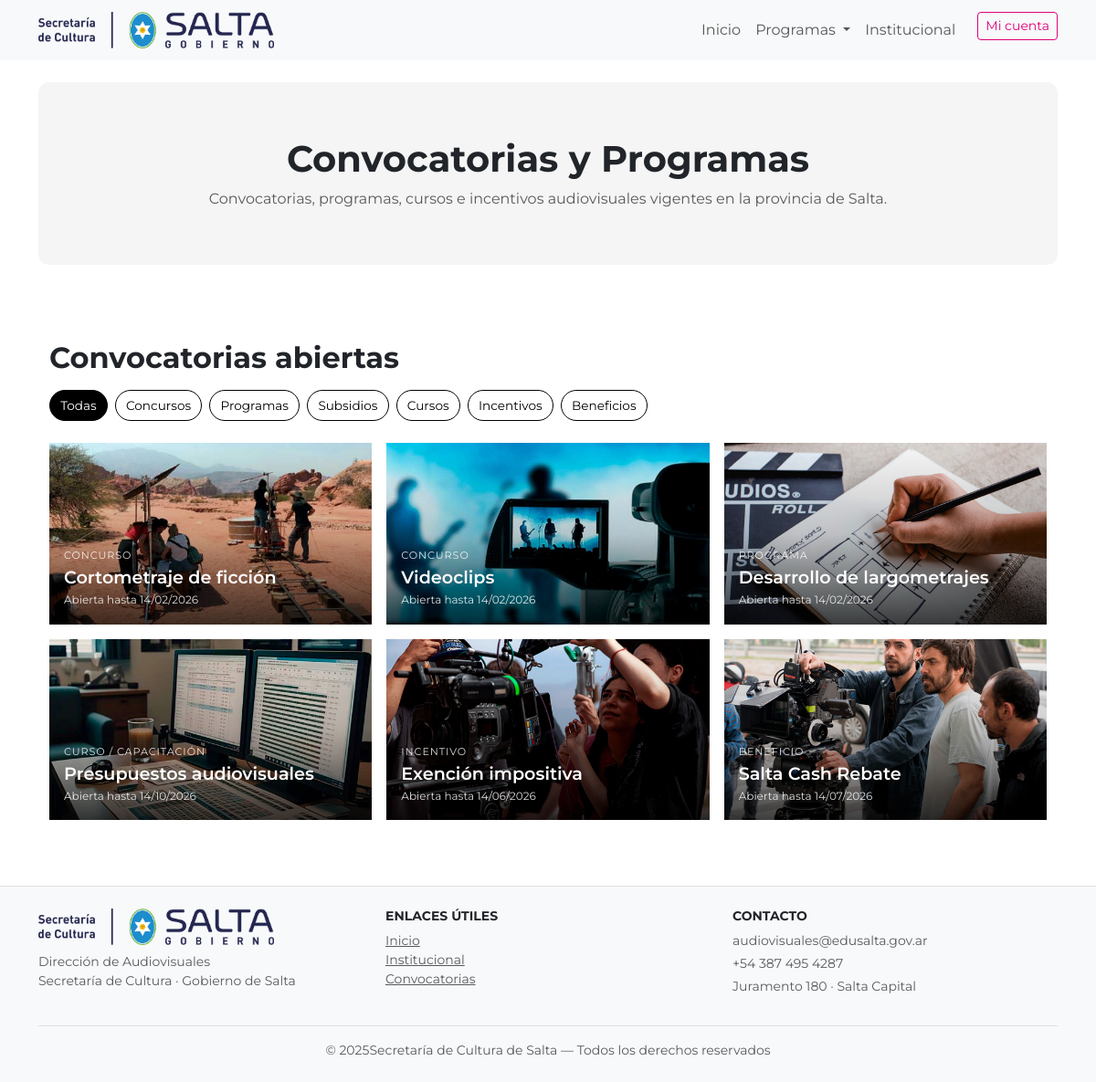
The app's page /convocatorias/ with its own data.
### convocatorias/models.py (models this page shows, shortened)
class Convocatoria(models.Model):
    titulo = models.CharField(max_length=200)
    slug = models.SlugField(unique=True, blank=True)
    descripcion_corta = models.TextField(blank=True)
    descripcion_larga = models.TextField(blank=True)
    url_curso = models.URLField(
        "URL del curso asincrónico",
        blank=True,
        null=True,
        help_text="Solo completar si el curso es asincrónico."
    )
    categoria = models.CharField(max_length=20, choices=CATEGORIAS)
    tematica_genero = models.CharField(max_length=200, blank=True)
    linea = models.CharField(max_length=20, choices=LINEAS)
    requisitos = models.TextField(blank=True)
    beneficios = models.TextField(blank=True)
    bases_pdf = models.FileField(
        upload_to="convocatorias/bases/",
        blank=True,
        null=True
    )
    imagen = models.ImageField(
        upload_to="convocatorias/img/",
        blank=True,
        null=True
    )
    fecha_inicio = models.DateField()
    fecha_fin = models.DateField()
    bloque_personas = models.CharField(
        max_length=20,
        choices=BLOQUE_PERSONAS_TITULO,
        default="JURADO"
    )
    jurado1_nombre = models.CharField(max_length=200, blank=True)
    jurado1_foto = models.ImageField(upload_to="convocatorias/jurados/", blank=True, null=True)
    jurado1_bio = models.TextField(blank=True)
    jurado2_nombre = models.CharField(max_length=200, blank=True)
    jurado2_foto = models.ImageField(upload_to="convocatorias/jurados/", blank=True, null=True)
    jurado2_bio = models.TextField(blank=True)
    jurado3_nombre = models.CharField(max_length=200, blank=True)
    jurado3_foto = models.ImageField(upload_to="convocatorias/jurados/", blank=True, null=True)
    jurado3_bio = models.TextField(blank=True)
    orden = models.PositiveIntegerField(default=0)
    url_destino = models.CharField(max_length=300, blank=True)
    class Meta:
        ordering = ["orden", "-fecha_inicio"]

### convocatorias/views.py (the view)
def convocatorias_home(request):
    return render(
        request,
        "convocatorias/convocatoria_home.html",
        {
            "fomento": Convocatoria.objects.filter(linea="fomento").order_by("orden"),
            "formacion": Convocatoria.objects.filter(linea="formacion").order_by("orden"),
            "beneficio": Convocatoria.objects.filter(linea="beneficio").order_by("orden"),
            "incentivo": Convocatoria.objects.filter(linea="incentivo").order_by("orden"),
        },
    )

### convocatorias/templates/convocatorias/convocatoria_home.html
{% extends "sitio_publico/base.html" %}
{% load static %}
{% block content %}
<section class="fomento-hero text-center">
  <h1 class="fw-bold mb-2">Convocatorias y Programas</h1>
  <p class="text-muted mb-0">
    Convocatorias, programas, cursos e incentivos audiovisuales vigentes
    en la provincia de Salta.
  </p>
</section>
<section class="py-5">
  <div class="container">
    <div class="d-flex justify-content-between align-items-center mb-3">
      <h2 class="fw-bold mb-0">Convocatorias abiertas</h2>
    </div>
    <div class="mb-4 d-flex flex-wrap gap-2 filtros-convocatorias">
      <a href="?"
         class="filtro {% if not request.GET.categoria %}active{% endif %}">
        Todas
      </a>
      <a href="?categoria=CONCURSO"
         class="filtro {% if request.GET.categoria == 'CONCURSO' %}active{% endif %}">
        Concursos
      </a>
      <a href="?categoria=PROGRAMA"
         class="filtro {% if request.GET.categoria == 'PROGRAMA' %}active{% endif %}">
        Programas
      </a>
      <a href="?categoria=SUBSIDIO"
         class="filtro {% if request.GET.categoria == 'SUBSIDIO' %}active{% endif %}">
        Subsidios
      </a>
      <a href="?categoria=CURSO"
         class="filtro {% if request.GET.categoria == 'CURSO' %}active{% endif %}">
        Cursos
      </a>
      <a href="?categoria=INCENTIVO"
         class="filtro {% if request.GET.categoria == 'INCENTIVO' %}active{% endif %}">
        Incentivos
      </a>
      <a href="?categoria=BENEFICIO"
         class="filtro {% if request.GET.categoria == 'BENEFICIO' %}active{% endif %}">
        Beneficios
      </a>
    </div>
    {% if fomento or formacion or incentivo or beneficio %}
      <div class="row g-3">
        {% for c in fomento %}
          {% if not request.GET.categoria or request.GET.categoria == c.categoria %}
          <div class="col-md-6 col-lg-4">
            <a href="{% url 'convocatorias:convocatoria_detalle' c.slug %}"
               class="convocatoria-card-mubi">
              {% if c.imagen %}
                <img src="{{ c.imagen.url }}" alt="{{ c.titulo }}">
              {% else %}
                <div class="convocatoria-placeholder"></div>
              {% endif %}
              <div class="overlay">
                <span class="categoria">
                  {{ c.get_categoria_display }}
                </span>
                <h5 class="titulo">{{ c.titulo }}</h5>
                <p class="fecha">
                  Abierta hasta {{ c.fecha_fin|date:"d/m/Y" }}
                </p>
              </div>
            </a>
          </div>
          {% endif %}
        {% endfor %}
        {% for c in formacion %}
          {% if not request.GET.categoria or request.GET.categoria == c.categoria %}
          <div class="col-md-6 col-lg-4">
            <a href="{% url 'convocatorias:convocatoria_detalle' c.slug %}"
               class="convocatoria-card-mubi">
              {% if c.imagen %}
                <img src="{{ c.imagen.url }}" alt="{{ c.titulo }}">
              {% else %}
                <div class="convocatoria-placeholder"></div>
              {% endif %}
              <div class="overlay">
                <span class="categoria">
                  {{ c.get_categoria_display }}
                </span>
                <h5 class="titulo">{{ c.titulo }}</h5>
                <p class="fecha">
                  Abierta hasta {{ c.fecha_fin|date:"d/m/Y" }}
                </p>
              </div>
            </a>
          </div>
          {% endif %}
        {% endfor %}
        {% for c in incentivo %}
          {% if not request.GET.categoria or request.GET.categoria == c.categoria %}
          <div class="col-md-6 col-lg-4">
            <a href="{% url 'convocatorias:convocatoria_detalle' c.slug %}"
               class="convocatoria-card-mubi">
              {% if c.imagen %}
                <img src="{{ c.imagen.url }}" alt="{{ c.titulo }}">
              {% else %}
                <div class="convocatoria-placeholder"></div>
              {% endif %}
              <div class="overlay">
                <span class="categoria">
                  {{ c.get_categoria_display }}
                </span>
                <h5 class="titulo">{{ c.titulo }}</h5>
                <p class="fecha">
                  Abierta hasta {{ c.fecha_fin|date:"d/m/Y" }}
                </p>
              </div>
            </a>
          </div>
          {% endif %}
        {% endfor %}
        {% for c in beneficio %}
          {% if not request.GET.categoria or request.GET.categoria == c.categoria %}
          <div class="col-md-6 col-lg-4">
            <a href="{% url 'convocatorias:convocatoria_detalle' c.slug %}"
               class="convocatoria-card-mubi">
              {% if c.imagen %}
                <img src="{{ c.imagen.url }}" alt="{{ c.titulo }}">
              {% else %}
                <div class="convocatoria-placeholder"></div>
              {% endif %}
              <div class="overlay">
                <span class="categoria">
                  {{ c.get_categoria_display }}
                </span>
                <h5 class="titulo">{{ c.titulo }}</h5>
                <p class="fecha">
                  Abierta hasta {{ c.fecha_fin|date:"d/m/Y" }}
                </p>
              </div>
            </a>
          </div>
          {% endif %}
        {% endfor %}
      </div>
    {% else %}
      <div class="alert alert-light border text-muted">
        No hay convocatorias abiertas en este momento.
      </div>
    {% endif %}
  </div>
</section>
{% endblock %}

### sitio_publico/static/sitio_publico/css/main.css (style rules this page uses)
html, body { font-family: 'Montserrat', sans-serif; }
.filtros-convocatorias .filtro { text-decoration: none; font-size: 0.85rem; padding: 0.35rem 0.7rem; border-radius: 999px; border: 1px solid #000; color: #000; transition: all 0.2s ease; }
.filtros-convocatorias .filtro.active { background: #000; color: #fff; }
.convocatoria-card-mubi { position: relative; display: block; overflow: hidden; border-radius: 0px; text-decoration: none; color: #fff; }
.convocatoria-card-mubi img, .convocatoria-placeholder { width: 100%; aspect-ratio: 16 / 9; object-fit: cover; display: block; background: #444; }
.convocatoria-card-mubi .overlay { position: absolute; inset: 0; padding: 1rem; display: flex; flex-direction: column; justify-content: flex-end; background: linear-gradient(to top, rgba(0, 0, 0, 0.75), rgba(0, 0, 0, 0.2), transparent); }
.convocatoria-card-mubi .categoria { font-size: 0.7rem; text-transform: uppercase; letter-spacing: 0.08em; opacity: 0.85; }
.convocatoria-card-mubi .titulo { font-size: 1.2rem; font-weight: 600; margin: 0.25rem 0; line-height: 1.2; }
.convocatoria-card-mubi .fecha { font-size: 0.75rem; opacity: 0.85; margin-bottom: 0.1rem; }
.convocatoria-card-mubi img { transition: transform 0.4s ease; }

### sitio_publico/static/sitio_publico/css/ui.css (style rules this page uses)
.fomento-hero { background: #f5f5f5; border-radius: 12px; padding: 60px 35px; margin-bottom: 35px; }

### records on screen
Convocatoria: imagen (picture), categoria "CONCURSO", titulo "Cortometraje de ficción", fecha_fin "14/02/2026"
Convocatoria: imagen (picture), categoria "CONCURSO", titulo "Videoclips", fecha_fin "14/02/2026"
Convocatoria: imagen (picture), categoria "PROGRAMA", titulo "Desarrollo de largometrajes", fecha_fin "14/02/2026"
Convocatoria: imagen (picture), categoria "CURSO / CAPACITACIÓN", titulo "Presupuestos audiovisuales", fecha_fin "14/10/2026"
Convocatoria: imagen (picture), categoria "INCENTIVO", titulo "Exención impositiva", fecha_fin "14/06/2026"
Convocatoria: imagen (picture), categoria "BENEFICIO", titulo "Salta Cash Rebate", fecha_fin "14/07/2026"
